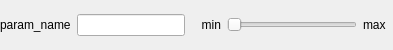
<?xml version="1.0" encoding="UTF-8"?>
<ui version="4.0">
 <class>_widget_top</class>
 <widget class="QWidget" name="_widget_top">
  <property name="geometry">
   <rect>
    <x>0</x>
    <y>0</y>
    <width>393</width>
    <height>50</height>
   </rect>
  </property>
  <property name="minimumSize">
   <size>
    <width>300</width>
    <height>20</height>
   </size>
  </property>
  <property name="windowTitle">
   <string>Param</string>
  </property>
  <layout class="QVBoxLayout" name="verticalLayout">
   <property name="margin">
    <number>0</number>
   </property>
   <item>
    <layout class="QHBoxLayout" name="_layout_h" stretch="0,0,0,1,0">
     <item>
      <widget class="QLabel" name="_paramname_label">
       <property name="text">
        <string>param_name</string>
       </property>
      </widget>
     </item>
     <item>
      <widget class="QLineEdit" name="_paramval_lineEdit">
       <property name="sizePolicy">
        <sizepolicy hsizetype="Preferred" vsizetype="Fixed">
         <horstretch>0</horstretch>
         <verstretch>0</verstretch>
        </sizepolicy>
       </property>
       <property name="minimumSize">
        <size>
         <width>75</width>
         <height>20</height>
        </size>
       </property>
      </widget>
     </item>
     <item>
      <widget class="QLabel" name="_min_val_label">
       <property name="minimumSize">
        <size>
         <width>30</width>
         <height>0</height>
        </size>
       </property>
       <property name="text">
        <string>min</string>
       </property>
       <property name="alignment">
        <set>Qt::AlignRight|Qt::AlignTrailing|Qt::AlignVCenter</set>
       </property>
      </widget>
     </item>
     <item>
      <widget class="QSlider" name="_slider_horizontal">
       <property name="sizePolicy">
        <sizepolicy hsizetype="Preferred" vsizetype="Fixed">
         <horstretch>0</horstretch>
         <verstretch>0</verstretch>
        </sizepolicy>
       </property>
       <property name="minimumSize">
        <size>
         <width>130</width>
         <height>0</height>
        </size>
       </property>
       <property name="pageStep">
        <number>1</number>
       </property>
       <property name="orientation">
        <enum>Qt::Horizontal</enum>
       </property>
      </widget>
     </item>
     <item>
      <widget class="QLabel" name="_max_val_label">
       <property name="minimumSize">
        <size>
         <width>30</width>
         <height>0</height>
        </size>
       </property>
       <property name="text">
        <string>max</string>
       </property>
      </widget>
     </item>
    </layout>
   </item>
  </layout>
 </widget>
 <resources/>
 <connections/>
</ui>
